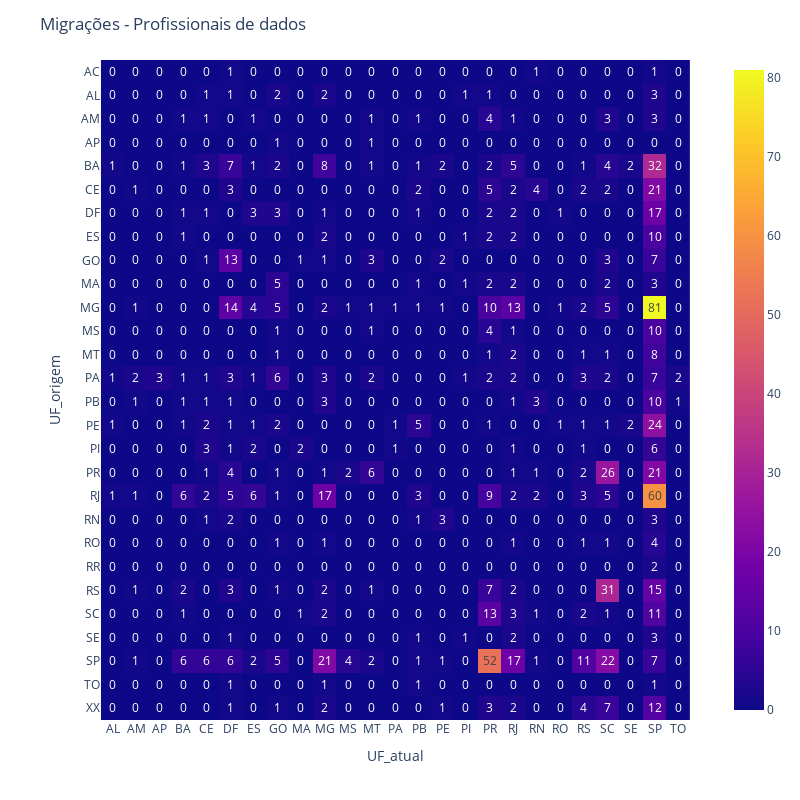

Notebook cell for this chart:
### Code cell
fig = px.imshow(
    df_migracao_pivoted,
    text_auto=True
)

fig.update_layout(
    autosize=False,
    width=800,
    height=800,
    title='Migrações - Profissionais de dados'
)
fig.show()

### Figure 1 — Plotly figure (JSON) as saved in the notebook; plotly's stock layout.template omitted (floating-point values rounded to 4 significant figures; data arrays with more than 128 entries replaced by an {"elided": "..."} marker saying what was removed)
{"data": [{"coloraxis": "coloraxis", "hovertemplate": "UF_atual: %{x}<br>UF_origem: %{y}<br>color: %{z}<extra></extra>", "name": "0", "texttemplate": "%{z}", "type": "heatmap", "x": ["AL", "AM", "AP", "BA", "CE", "DF", "ES", "GO", "MA", "MG", "MS", "MT", "PA", "PB", "PE", "PI", "PR", "RJ", "RN", "RO", "RS", "SC", "SE", "SP", "TO"], "xaxis": "x", "y": ["AC", "AL", "AM", "AP", "BA", "CE", "DF", "ES", "GO", "MA", "MG", "MS", "MT", "PA", "PB", "PE", "PI", "PR", "RJ", "RN", "RO", "RR", "RS", "SC", "SE", "SP", "TO", "XX"], "yaxis": "y", "z": {"elided": "28x25 int values"}}], "layout": {"autosize": false, "coloraxis": {"colorscale": [[0, "#0d0887"], [0.1111, "#46039f"], [0.2222, "#7201a8"], [0.3333, "#9c179e"], [0.4444, "#bd3786"], [0.5556, "#d8576b"], [0.6667, "#ed7953"], [0.7778, "#fb9f3a"], [0.8889, "#fdca26"], [1, "#f0f921"]]}, "height": 800, "margin": {"t": 60}, "title": {"text": "Migrações - Profissionais de dados"}, "width": 800, "xaxis": {"anchor": "y", "constrain": "domain", "domain": [0, 1], "scaleanchor": "y", "title": {"text": "UF_atual"}}, "yaxis": {"anchor": "x", "autorange": "reversed", "constrain": "domain", "domain": [0, 1], "title": {"text": "UF_origem"}}}}
